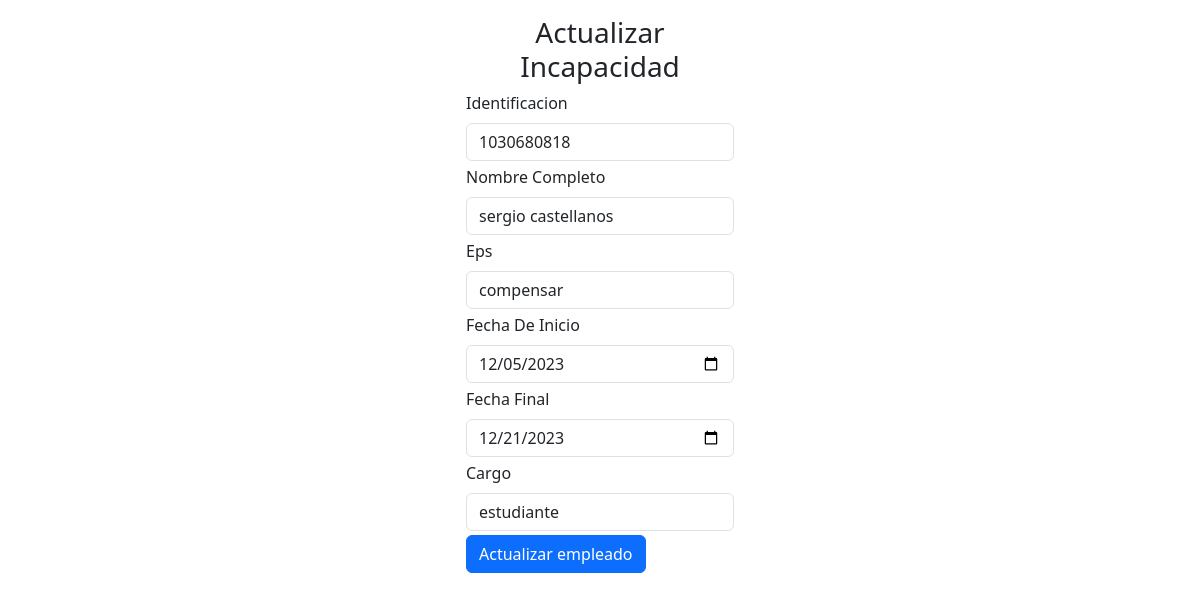
Page /actualizar_incapacidad.php?id_incapacidad=10 on the committed database.
### tables this page shows
CREATE TABLE `incapacidad` (
  `id_incapacidad` int(11) NOT NULL,
  `identificacion` int(11) NOT NULL,
  `nombre_completo` varchar(50) NOT NULL,
  `eps` text NOT NULL,
  `fecha_inicio` date NOT NULL,
  `fecha_final` date NOT NULL,
  `cargo` varchar(20) NOT NULL,
  `soporte` longblob NOT NULL
);

### actualizar_incapacidad.php (the view, shortened to what this page needs)
<?php
include "conexion.php";
$id_incapacidad=$_GET["id_incapacidad"];
$sql=$conexion->query (" select * from incapacidad where id_incapacidad=$id_incapacidad");
?>
<!DOCTYPE html>
<html lang="en">
    <head>
        <link href="css/styles1.css" rel="stylesheet" />
        <link href="https://cdn.jsdelivr.net/npm/bootstrap@5.3.2/dist/css/bootstrap.min.css" rel="stylesheet">
        <link rel="stylesheet" type="text/css" href="https://cdn.datatables.net/1.10.24/css/jquery.dataTables.css">
    </head>
    <body>
    <form class="col-3 p-3 m-auto" method="POST">
    <h3 class="text-center text-secundary ">Actualizar Incapacidad</h3>
    <?php
include "actualizar_i.php";
  while($datos = $sql->fetch_object()){?>
<div class="mb-1">
    <label for="exampleInputEmail1" class="form-label">Identificacion</label>
    <input type="text" class="form-control" name="identificacion" value="<?=$datos->identificacion?>">
  </div>
  <div class="mb-1">
    <label for="exampleInputEmail1" class="form-label">Nombre Completo</label>
    <input type="text" class="form-control" name="nombre_completo" value="<?=$datos->nombre_completo?>">
  </div>
  <div class="mb-1">
    <label for="exampleInputEmail1" class="form-label">Eps</label>
    <input type="text" class="form-control" name="eps" value="<?=$datos->eps?>">
  </div>
  <div class="mb-1">
    <label for="exampleInputEmail1" class="form-label">Fecha De Inicio</label>
    <input type="date" class="form-control" name="fecha_inicio" value="<?=$datos->fecha_inicio?>">
  </div>
  <div class="mb-1">
    <label for="exampleInputEmail1" class="form-label">Fecha Final</label>
    <input type="date" class="form-control" name="fecha_final" value="<?=$datos->fecha_final?>">
  </div>
  <div class="mb-1">
    <label for="exampleInputEmail1" class="form-label">Cargo</label>
    <input type="text" class="form-control" name="cargo" value="<?=$datos->cargo?>">
  </div>
  <?php }
    ?>
  <button type="submit" class="btn btn-primary" name="btnactualizari" value="ok">Actualizar empleado</button>
</form>
</body>
</html>

### rows in the picture
incapacidad: identificacion "1030680818", nombre_completo "sergio castellanos", eps "compensar", fecha_inicio "12/05/2023", fecha_final "12/21/2023", cargo "estudiante"
